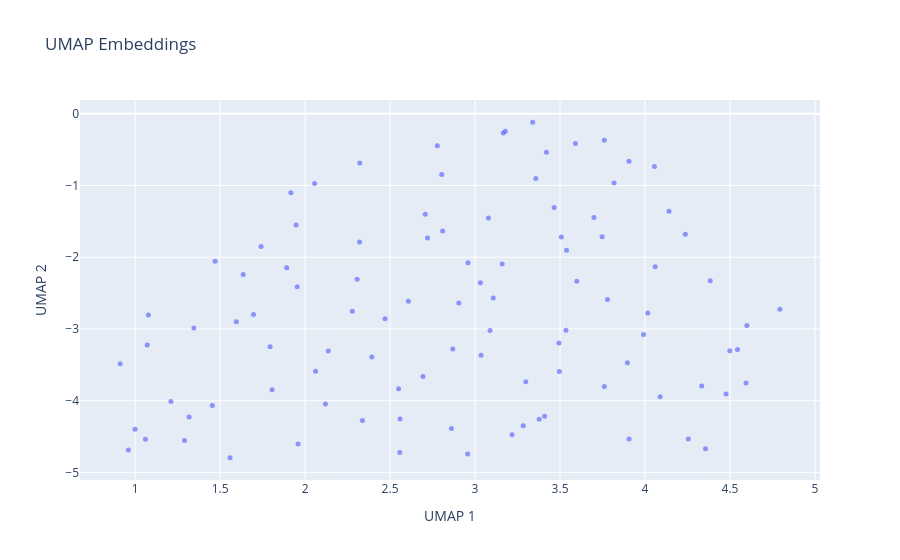

The code cell stored with this chart in its notebook:
### Code cell
df = pl.read_parquet("popns/test.parquet")
print(df.head())
embeddings = [np.array(embedding) for embedding in df["embedding"]]

umapper = umap.UMAP(n_components=2)
embeddings_2d = umapper.fit_transform(embeddings)

fig = go.Figure(go.Scatter(
    x=embeddings_2d[:, 0],
    y=embeddings_2d[:, 1],
    mode="markers",
    marker=dict(size=5, opacity=0.7),
))

fig.update_layout(title="UMAP Embeddings", xaxis_title="UMAP 1", yaxis_title="UMAP 2")
fig.show()
